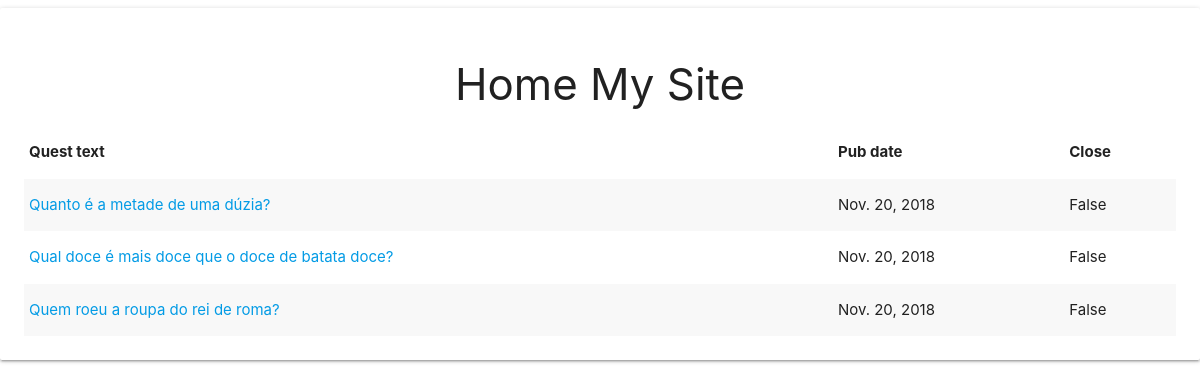
The page / on the database its author committed.
### pools/models.py (models this page shows, shortened)
class Question(models.Model):
    quest_text = models.CharField(max_length=255)
    closed = models.BooleanField()
    pub_date = models.DateField()

### pools/views.py (the view)
# urls.py: path('', views.index, name = 'index'),
def index(request):
    questions = Question.objects.all()
    return render(request,
                  'index.html',
                  {'questions': questions})

### pools/templates/index.html (shortened to what this page needs)
<!DOCTYPE html>
<html lang="en">
<head>
    <link rel="stylesheet" href="https://cdnjs.cloudflare.com/ajax/libs/materialize/1.0.0/css/materialize.min.css">
</head>
<body>
    <div class="col s12 m8">
        <center class="card-panel">
            <h3>Home My Site</h3>
            {% if questions %}
                <table class="table-responsive striped">
                    <thead>
                        <th>Quest text</th>
                        <th>Pub date</th>
                        <th>Close</th>
                    </thead>
                {% for question in questions %}
                    <tr>
                        <td>
                            <a href="{% url 'question' question.id %}">{{ question.quest_text }}</a>
                        </td>
                        <td>{{ question.pub_date }}</td>
                        <td>{{ question.closed }}</td>
                    </tr>
                {% endfor %}
                </table>
            {% endif %}
        </center>
    </div>
</body>
</html>

### rows shown on the page
Question: quest_text "Quanto é a metade de uma dúzia?", pub_date "Nov. 20, 2018", closed "False"
Question: quest_text "Qual doce é mais doce que o doce de batata doce?", pub_date "Nov. 20, 2018", closed "False"
Question: quest_text "Quem roeu a roupa do rei de roma?", pub_date "Nov. 20, 2018", closed "False"
